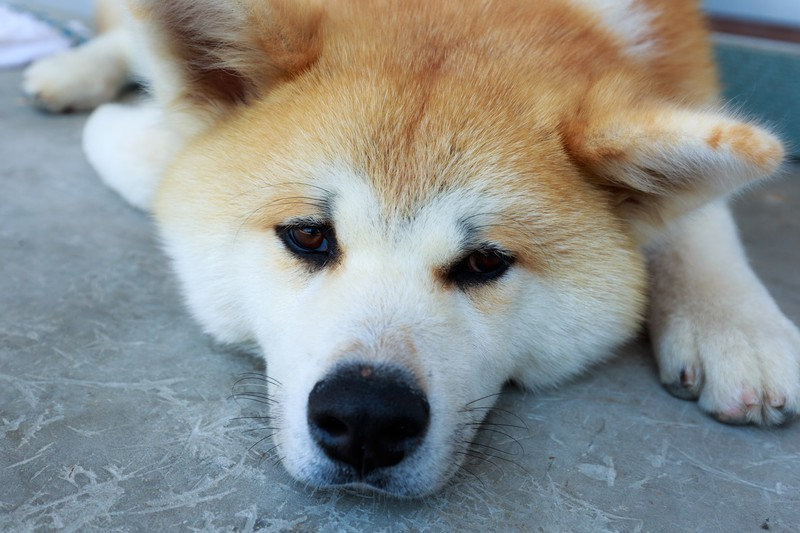
%> input picture AMEMAN17826009_TP_V4.jpg, 800 x 533 px
$ octave kadai2.m   (GNU Octave 9; MATLAB toolbox functions it lacks are replaced by stand-ins)
%> lines starting %> are read from the running program, lines starting %| are printed output that depends on the picture; in (x1, y1, x2, y2) boxes, pixels count from 0 and x2, y2 are one past the last pixel; in counts of white or black regions, pixels touching at a corner belong together; the program's own positions count from 1
% èª²é¡ï¼ã??éèª¿æ°ã¨çä¼¼è¼ªé­
% ?¼éèª¿?¼ï¼éèª¿?¼ï¼éèª¿ã®ç»åãçæ?ããï¼?
% ä¸è¨ã?¯ãµã³ãã«ãã­ã°ã©ã?ã§ãã?¼?
% èª²é¡ä½æ?ã«ããã£ã¦ã¯ãLennaãä»¥å¤ã?®ç»åãç¨ã?ãï¼?

clear; % å¤æ°ã®ãªã¼ã«ã¯ãªã¢

ORG=imread('AMEMAN17826009_TP_V4.jpg'); % åç»åã?®å¥å?
%> ORG is the input picture: size 533x800x3 uint8; mean R, G, B 139, 143, 140.9
ORG = rgb2gray(ORG); colormap(gray); colorbar;
imagesc(ORG); axis image; % ç»åã?®è¡¨ç¤º
pause; % ä¸?æåæ­¢

% ?¼éèª¿ç»åã?®çæ??
IMG = ORG>128;
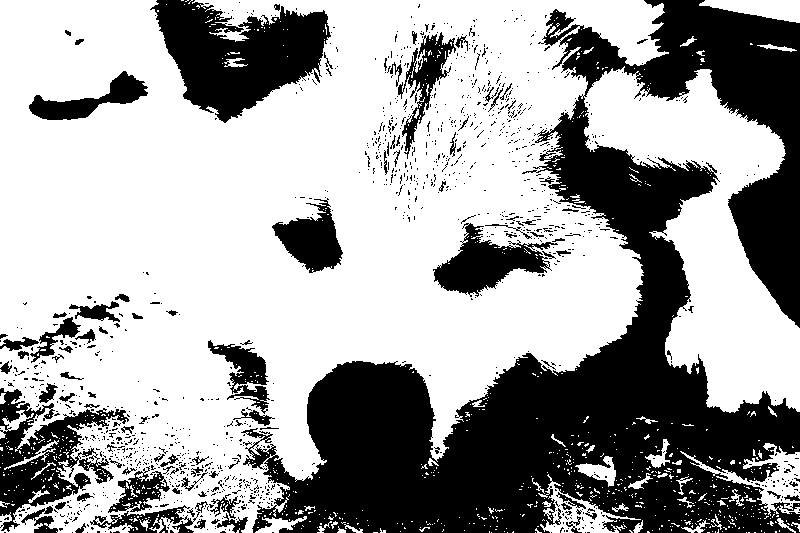
%> IMG: size 533x800 logical; 63.5% white; 1255 black regions (1154 under 20 px), largest, box (x1, y1, x2, y2) and area: (241, 0, 800, 533) 110761, (150, 0, 331, 123) 12696, (0, 388, 129, 532) 7075
imagesc(IMG); colormap(gray); colorbar;  axis image;
pause;

% ?¼éèª¿ç»åã?®çæ??
IMG0 = ORG>64;
%> IMG0: size 533x800 logical; 93.7% white; 146 black regions (118 under 20 px), largest, box (x1, y1, x2, y2) and area: (309, 365, 430, 493) 10876, (608, 305, 699, 404) 2212, (439, 243, 522, 292) 2079
IMG1 = ORG>128;
IMG2 = ORG>192;
%> IMG2: size 533x800 logical; 14.8% white; 396 white regions (381 under 20 px), largest, box (x1, y1, x2, y2) and area: (0, 0, 502, 466) 58421, (652, 111, 738, 148) 1766, (759, 339, 795, 392) 882
IMG = IMG0 + IMG1 + IMG2;
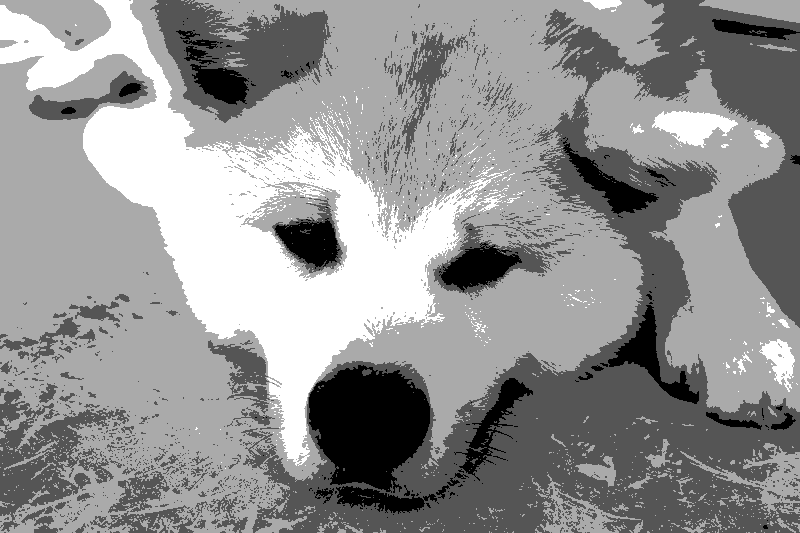
%> IMG: size 533x800 double; min 0, max 3, mean 1.72; drawn with min black and max white
imagesc(IMG); colormap(gray); colorbar;  axis image;
pause;

% ?¼éèª¿ã«ã¤ã?ã¦ã¯?¼åèªæ¤è¨ãã¦ãã ãã?¼?
%12/18ç·¨é?
IMG0 = ORG>32;
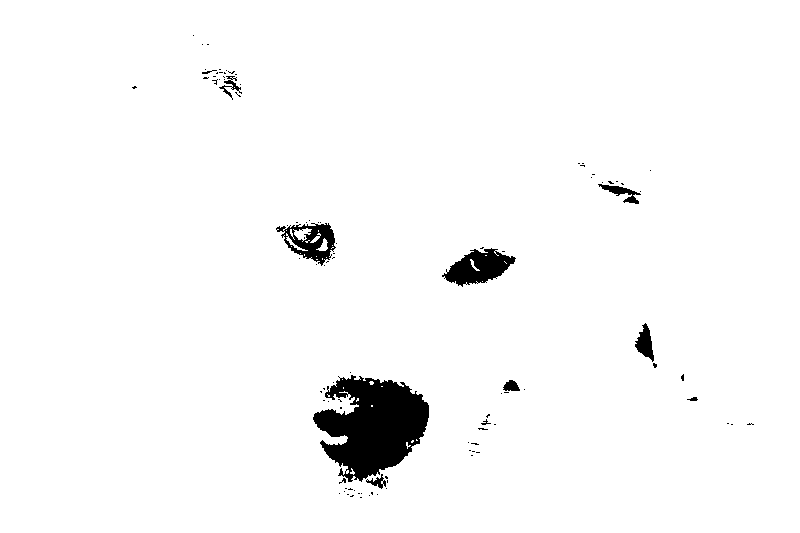
%> IMG0: size 533x800 logical; 97.2% white; 100 black regions (89 under 20 px), largest, box (x1, y1, x2, y2) and area: (313, 375, 429, 482) 7729, (442, 248, 516, 287) 1585, (276, 223, 336, 266) 1179
IMG1 = ORG>64;
IMG2 = ORG>96;
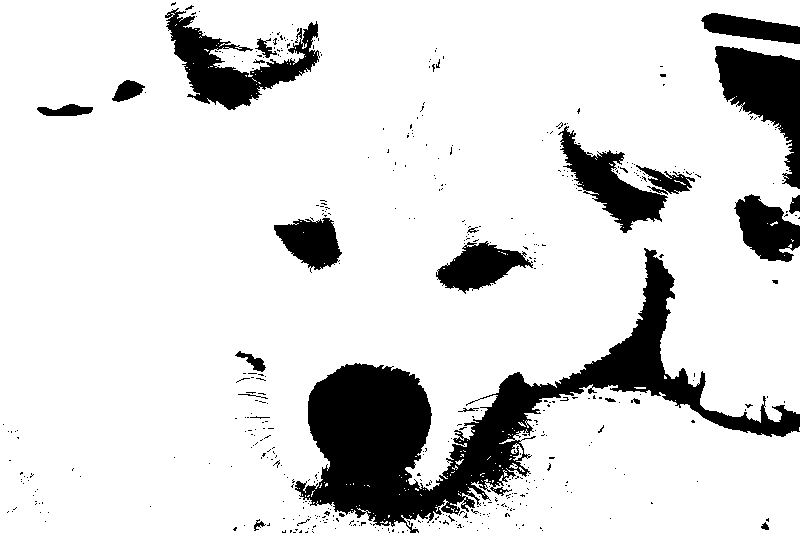
%> IMG2: size 533x800 logical; 85.7% white; 487 black regions (464 under 20 px), largest, box (x1, y1, x2, y2) and area: (295, 248, 800, 533) 31948, (715, 46, 800, 189) 5850, (165, 8, 320, 110) 5784
IMG3 = ORG>128;
IMG4 = ORG>160;
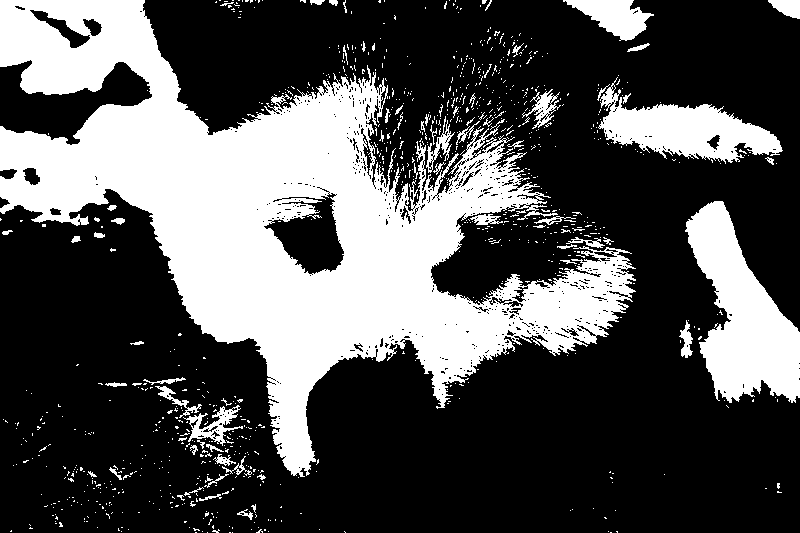
%> IMG4: size 533x800 logical; 32.1% white; 964 white regions (894 under 20 px), largest, box (x1, y1, x2, y2) and area: (0, 0, 636, 477) 107466, (685, 201, 800, 403) 12243, (598, 77, 783, 164) 6974
IMG5 = ORG>192;
IMG6 = ORG>224;
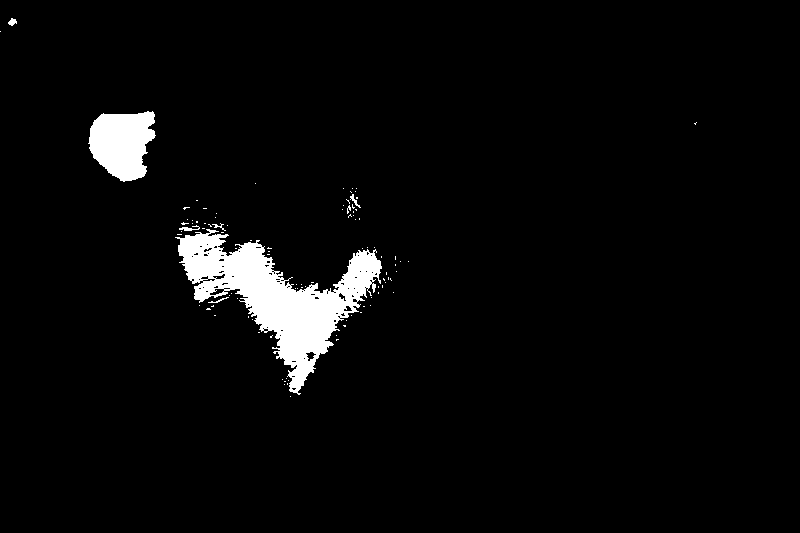
%> IMG6: size 533x800 logical; 3.7% white; 101 white regions (94 under 20 px), largest, box (x1, y1, x2, y2) and area: (175, 229, 382, 395) 11813, (88, 111, 156, 182) 3456, (179, 225, 200, 231) 57
IMG7 = ORG>256;
%> IMG7: size 533x800 logical; every value is 0
IMG = IMG0 + IMG1 +IMG2 + IMG3 + IMG4 + IMG5 + IMG6 + IMG7;
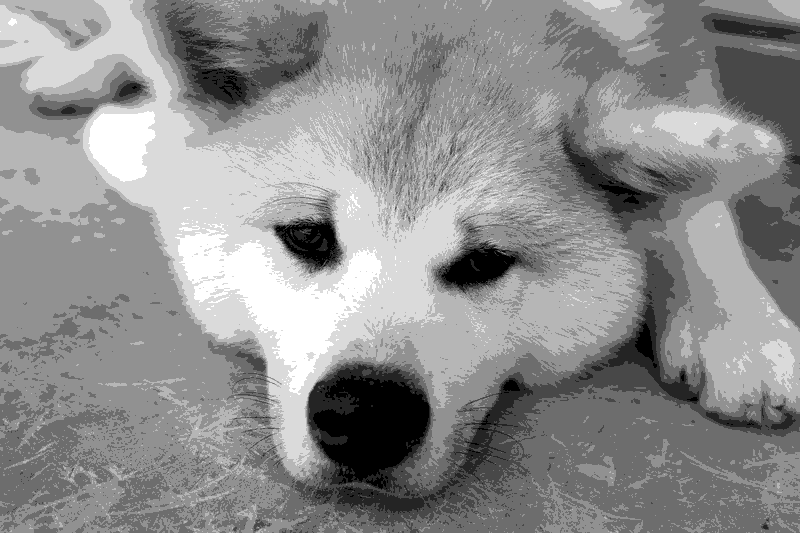
%> IMG: size 533x800 double; min 0, max 7, mean 3.91; drawn with min black and max white
imagesc(IMG); colormap(gray); colorbar; axis image;
pause;
